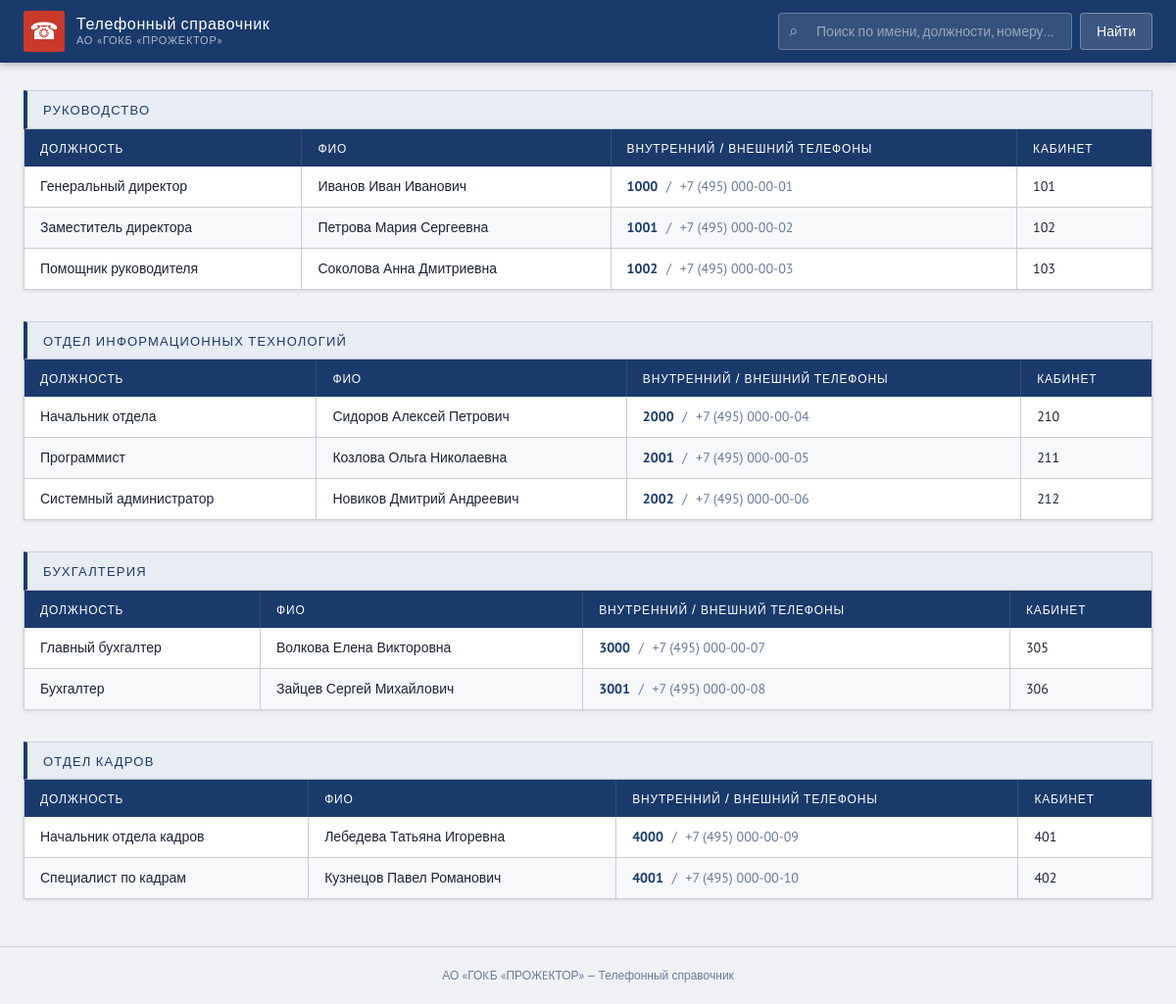
The page / on the database its author committed.
### tables this page shows
CREATE TABLE contacts (
            id INTEGER PRIMARY KEY AUTOINCREMENT,
            department_id INTEGER NOT NULL,
            position TEXT NOT NULL,
            full_name TEXT NOT NULL,
            internal_phone TEXT,
            external_phone TEXT,
            office TEXT,
            FOREIGN KEY (department_id) REFERENCES departments(id) ON DELETE CASCADE
        );

CREATE TABLE departments (
            id INTEGER PRIMARY KEY AUTOINCREMENT,
            name TEXT NOT NULL,
            sort_order INTEGER DEFAULT 0
        );

### main.py (the view)
@app.get("/", response_class=HTMLResponse)
def index(request: Request, search: str = ""):
    contacts = crud.get_all_contacts(search)
    dept_groups = crud.group_contacts_by_department(contacts)
    return templates.TemplateResponse("index.html", {
        "request": request,
        "dept_groups": dept_groups,
        "search": search,
    })

### templates/index.html (shortened to what this page needs)
<!DOCTYPE html>
<html lang="ru">
<head>
  <link rel="stylesheet" href="/static/css/base.css">
  <link rel="stylesheet" href="/static/css/index.css">
</head>
<body>
<header class="site-header">
  <div class="header-inner">
    <a href="/" class="logo">
      <span class="logo-icon">☎</span>
      <div>
        <div class="logo-title">Телефонный справочник</div>
        <div class="logo-sub">АО «ГОКБ «ПРОЖЕКТОР»</div>
      </div>
    </a>
    <form class="search-form" method="get" action="/">
      <div class="search-wrap">
        <span class="search-icon">⌕</span>
        <input type="text" name="search" value="{{ search }}" placeholder="Поиск по имени, должности, номеру…">
      </div>
      <button type="submit" class="btn-search">Найти</button>
    </form>
  </div>
</header>
<main class="main">
  {% for group in dept_groups %}
  <div class="dept-block">
    <div class="dept-heading">{{ group.name }}</div>
    <table class="pb-table">
      <thead>
        <tr>
          <th>Должность</th><th>ФИО</th><th>Внутренний / Внешний телефоны</th><th>Кабинет</th>
        </tr>
      </thead>
      <tbody>
        {% for c in group.contacts %}
        <tr>
          <td>{{ c.position }}</td>
          <td>{{ c.full_name }}</td>
          <td>
            {% if c.internal_phone %}<span class="ph-int">{{ c.internal_phone }}</span>{% endif %}
            {% if c.internal_phone and c.external_phone %}<span class="ph-sep">/</span>{% endif %}
            {% if c.external_phone %}<span class="ph-ext">{{ c.external_phone }}</span>{% endif %}
          </td>
          <td>{{ c.office or '—' }}</td>
        </tr>
        {% endfor %}
      </tbody>
    </table>
  </div>
  {% endfor %}
</main>
<footer>АО «ГОKБ «ПРОЖEКТОР» &mdash; Телефонный справочник</footer>
</body>
</html>

### static/css/base.css (style rules this page uses)
:root { --primary: #1a3a6b; --primary-d: #12285a; --accent: #c8392b; --accent-d: #a82d21; --bg: #f0f2f5; --surface: #ffffff; --border: #c8cdd6; --text: #1c2333; --muted: #6b7a99; --row-alt: #f7f8fa; --row-hover: #edf1f9; --dept-bg: #e8ecf5; --r: 4px; --shadow: 0 1px 4px rgba(0, 0, 0, 0.12); --head: "Oswald", sans-serif; --body: "PT Sans", sans-serif; }
*, *::before, *::after { box-sizing: border-box; margin: 0; padding: 0; }
body { font-family: var(--body); background: var(--bg); color: var(--text); font-size: 15px; line-height: 1.5; }
a { text-decoration: none; }
button { cursor: pointer; font-family: var(--body); }
.site-header, .admin-header { background: var(--primary); color: #fff; box-shadow: 0 2px 8px rgba(0, 0, 0, 0.28); position: sticky; top: 0; z-index: 100; }
.header-inner { max-width: 1300px; margin: 0 auto; padding: 0 24px; display: flex; align-items: center; gap: 20px; height: 64px; }
.logo { display: flex; align-items: center; gap: 12px; flex-shrink: 0; color: var(--surface); }
.logo-icon { font-size: 24px; background: var(--accent); width: 42px; height: 42px; display: flex; align-items: center; justify-content: center; border-radius: 3px; }
.logo-title { font-family: var(--head); font-size: 16px; font-weight: 500; letter-spacing: 0.04em; line-height: 1.2; }
.logo-sub { font-size: 11px; opacity: 0.65; letter-spacing: 0.07em; text-transform: uppercase; }
.data-table, .pb-table { width: 100%; border-collapse: collapse; background: var(--surface); box-shadow: var(--shadow); border: 1px solid var(--border); }
.data-table thead tr, .pb-table thead tr { background: var(--primary); }
.data-table th, .pb-table th { color: #fff; font-family: var(--head); font-weight: 500; font-size: 12px; letter-spacing: 0.07em; text-transform: uppercase; padding: 10px 16px; text-align: left; border-right: 1px solid rgba(255, 255, 255, 0.1); }
.data-table th:last-child, .pb-table th:last-child { border-right: none; }
.data-table td, .pb-table td { padding: 10px 16px; font-size: 14px; border-bottom: 1px solid var(--border); border-right: 1px solid var(--border); vertical-align: middle; }
.data-table td:last-child, .pb-table td:last-child { border-right: none; }
.data-table tr:last-child td, .pb-table tr:last-child td { border-bottom: none; }
.data-table tbody tr:nth-child(even), .pb-table tbody tr:nth-child(even) { background: var(--row-alt); }
footer { text-align: center; padding: 20px; font-size: 12px; color: var(--muted); border-top: 1px solid var(--border); }

### static/css/index.css (style rules this page uses)
.search-form { margin-left: auto; display: flex; align-items: center; gap: 8px; }
.search-wrap { position: relative; }
.search-wrap input { height: 38px; padding: 0 12px 0 38px; background: rgba(255, 255, 255, 0.12); border: 1px solid rgba(255, 255, 255, 0.25); border-radius: var(--r); color: #fff; font-family: var(--body); font-size: 14px; width: 300px; }
.search-wrap input::placeholder { color: rgba(255, 255, 255, 0.5); }
.search-icon { position: absolute; left: 11px; top: 50%; transform: translateY(-50%); font-size: 17px; color: rgba(255, 255, 255, 0.55); pointer-events: none; }
.btn-search { height: 38px; padding: 0 16px; background: rgba(255, 255, 255, 0.15); border: 1px solid rgba(255, 255, 255, 0.3); color: #fff; border-radius: var(--r); font-family: var(--body); font-size: 14px; }
.main { max-width: 1300px; margin: 28px auto 48px; padding: 0 24px; }
.dept-block { margin-bottom: 32px; }
.dept-heading { background: var(--dept-bg); color: var(--primary); font-family: var(--head); font-size: 13px; font-weight: 500; letter-spacing: 0.09em; text-transform: uppercase; padding: 9px 16px; border: 1px solid var(--border); border-left: 4px solid var(--primary); }
.pb-table { border-top: none; }
.ph-int { font-weight: 700; color: var(--primary); }
.ph-sep { color: var(--muted); margin: 0 5px; }
.ph-ext { color: var(--muted); }

### rows shown on the page
contacts: name "РУКОВОДСТВО", position "Генеральный директор", full_name "Иванов Иван Иванович", internal_phone "1000", external_phone "+7 (495) 000-00-01", office "101"
contacts: position "Заместитель директора", full_name "Петрова Мария Сергеевна", internal_phone "1001", external_phone "+7 (495) 000-00-02", office "102"
contacts: position "Помощник руководителя", full_name "Соколова Анна Дмитриевна", internal_phone "1002", external_phone "+7 (495) 000-00-03", office "103"
contacts: name "ОТДЕЛ ИНФОРМАЦИОННЫХ ТЕХНОЛОГИЙ", position "Начальник отдела", full_name "Сидоров Алексей Петрович", internal_phone "2000", external_phone "+7 (495) 000-00-04", office "210"
contacts: position "Программист", full_name "Козлова Ольга Николаевна", internal_phone "2001", external_phone "+7 (495) 000-00-05", office "211"
contacts: position "Системный администратор", full_name "Новиков Дмитрий Андреевич", internal_phone "2002", external_phone "+7 (495) 000-00-06", office "212"
contacts: name "БУХГАЛТЕРИЯ", position "Главный бухгалтер", full_name "Волкова Елена Викторовна", internal_phone "3000", external_phone "+7 (495) 000-00-07", office "305"
contacts: position "Бухгалтер", full_name "Зайцев Сергей Михайлович", internal_phone "3001", external_phone "+7 (495) 000-00-08", office "306"
contacts: name "ОТДЕЛ КАДРОВ", position "Начальник отдела кадров", full_name "Лебедева Татьяна Игоревна", internal_phone "4000", external_phone "+7 (495) 000-00-09", office "401"
contacts: position "Специалист по кадрам", full_name "Кузнецов Павел Романович", internal_phone "4001", external_phone "+7 (495) 000-00-10", office "402"
